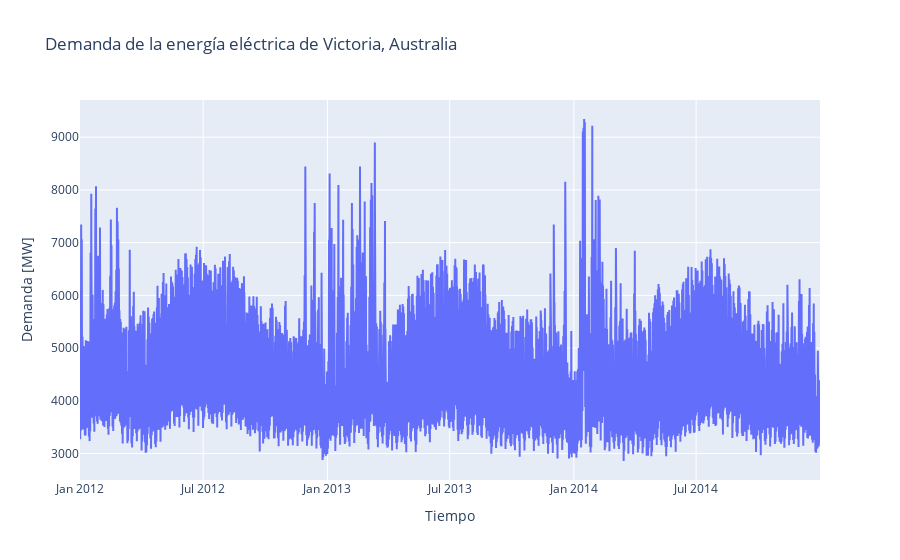

The code cell stored with this chart in its notebook:
### Code cell
fig = go.Figure()
fig.add_trace(go.Scatter(x=df.index,
                         y=df['Demand'],
                         mode='lines'
                         ))
fig.update_layout(
    title='Demanda de la energía eléctrica de Victoria, Australia',
    xaxis_title='Tiempo',
    yaxis_title='Demanda [MW]'
    )
fig.show()

### Figure 1 — Plotly figure (JSON) as saved in the notebook; plotly's stock layout.template omitted (floating-point values rounded to 4 significant figures; data arrays with more than 128 entries replaced by an {"elided": "..."} marker saying what was removed)
{"data": [{"mode": "lines", "type": "scatter", "x": {"elided": "52608 str values"}, "y": {"elided": "52608 float values"}}], "layout": {"title": {"text": "Demanda de la energía eléctrica de Victoria, Australia"}, "xaxis": {"title": {"text": "Tiempo"}}, "yaxis": {"title": {"text": "Demanda [MW]"}}}}
